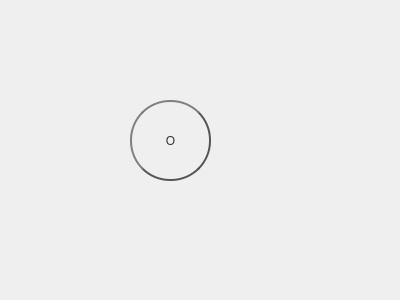
<?xml version="1.0" encoding="UTF-8"?>
<ui version="4.0">
 <class>Form</class>
 <widget class="QWidget" name="Form">
  <property name="geometry">
   <rect>
    <x>0</x>
    <y>0</y>
    <width>400</width>
    <height>300</height>
   </rect>
  </property>
  <property name="windowTitle">
   <string>Form</string>
  </property>
  <widget class="QStackedWidget" name="stackedWidget">
   <property name="geometry">
    <rect>
     <x>50</x>
     <y>10</y>
     <width>261</width>
     <height>251</height>
    </rect>
   </property>
   <property name="currentIndex">
    <number>0</number>
   </property>
   <widget class="QWidget" name="page">
    <property name="styleSheet">
     <string notr="true">QLabel#colorControlBtn{
border-radius:100px;;
}</string>
    </property>
    <widget class="QLabel" name="rainbowBGControl">
     <property name="geometry">
      <rect>
       <x>10</x>
       <y>20</y>
       <width>231</width>
       <height>231</height>
      </rect>
     </property>
     <property name="sizeIncrement">
      <size>
       <width>200</width>
       <height>200</height>
      </size>
     </property>
     <property name="autoFillBackground">
      <bool>false</bool>
     </property>
     <property name="styleSheet">
      <string notr="true">
</string>
     </property>
     <property name="text">
      <string/>
     </property>
     <property name="pixmap">
      <pixmap>../assets/rainbowCircle.png</pixmap>
     </property>
     <property name="scaledContents">
      <bool>true</bool>
     </property>
    </widget>
    <widget class="QPushButton" name="colorControlBtn">
     <property name="geometry">
      <rect>
       <x>80</x>
       <y>90</y>
       <width>81</width>
       <height>81</height>
      </rect>
     </property>
     <property name="styleSheet">
      <string notr="true">QPushButton {
    color: #333;
    border: 2px solid #555;
    border-radius: 40px;
    border-style: outset;
    background: qradialgradient(
        cx: 0.3, cy: -0.4, fx: 0.3, fy: -0.4,
        radius: 1.35, stop: 0 #fff, stop: 1 #888
        );
    padding: 5px;
    }

QPushButton:hover {
    background: qradialgradient(
        cx: 0.3, cy: -0.4, fx: 0.3, fy: -0.4,
        radius: 1.35, stop: 0 #fff, stop: 1 #bbb
        );
    }

QPushButton:pressed {
    border-style: inset;
    background: qradialgradient(
        cx: 0.4, cy: -0.1, fx: 0.4, fy: -0.1,
        radius: 1.35, stop: 0 #fff, stop: 1 #ddd
        );
    }</string>
     </property>
     <property name="text">
      <string>O</string>
     </property>
    </widget>
   </widget>
   <widget class="QWidget" name="page_2"/>
  </widget>
 </widget>
 <resources/>
 <connections/>
</ui>
